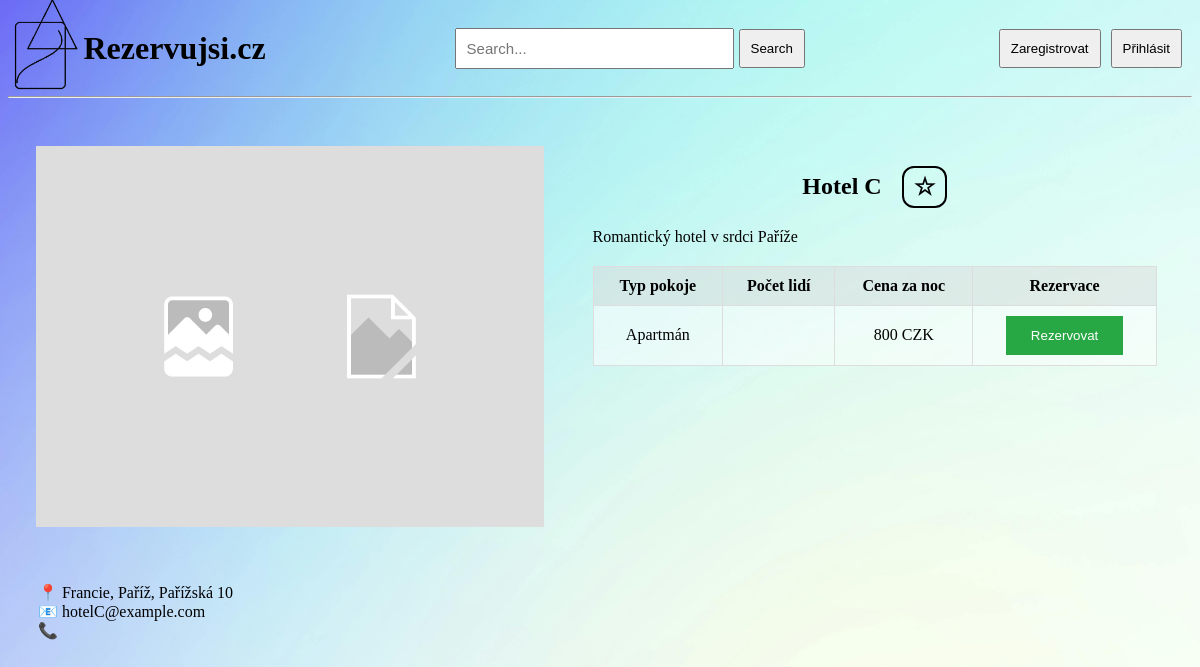
Page /projekt_hotel.php?id=3 on the committed database.
### tables this page shows
CREATE TABLE IF NOT EXISTS `Hotel` (
  `idHotel` INT(11) NOT NULL AUTO_INCREMENT,
  `nazev_hotelu` VARCHAR(45) NOT NULL,
  `zeme` VARCHAR(45) NOT NULL,
  `mesto` VARCHAR(45) NOT NULL,
  `adresa` VARCHAR(45) NOT NULL,
  `hodnocení` INT NOT NULL,
  `popis` TEXT NOT NULL,
  `tel. cislo` VARCHAR(20) NOT NULL,
  `email` VARCHAR(45) NOT NULL,
  PRIMARY KEY (`idHotel`),
  UNIQUE INDEX `idHotel_UNIQUE` (`idHotel` ASC) VISIBLE);

CREATE TABLE IF NOT EXISTS `Pokoje` (
  `idPokoje` INT NOT NULL AUTO_INCREMENT,
  `typ_pokoje` VARCHAR(45) NOT NULL,
  `pocet_luzek` INT NOT NULL,
  `cena_za_noc` FLOAT NOT NULL,
  `Hotel_idHotel` INT(11) NOT NULL,
  PRIMARY KEY (`idPokoje`),
  INDEX `fk_Pokoje_Hotel1_idx` (`Hotel_idHotel` ASC) VISIBLE,
  CONSTRAINT `fk_Pokoje_Hotel1`
    FOREIGN KEY (`Hotel_idHotel`)
    REFERENCES `Hotel` (`idHotel`)
    ON DELETE NO ACTION
    ON UPDATE NO ACTION);

### projekt_hotel.php (the view, shortened to what this page needs)
<?php
$hotelId = isset($_GET['id']) ? (int)preg_replace('/[^0-9]/', '', $_GET['id']) : 0;
$pdo = getDbConnection();
$stmt = $pdo->prepare('SELECT * FROM Hotel WHERE idHotel = :id');
$stmt->execute(['id' => $hotelId]);
$hotel = $stmt->fetch(PDO::FETCH_ASSOC);
$stmtRooms = $pdo->prepare('SELECT * FROM Pokoje WHERE Hotel_idHotel = :hotelId');
$stmtRooms->execute(['hotelId' => $hotelId]);
$rooms = $stmtRooms->fetchAll(PDO::FETCH_ASSOC);
$nights = isset($_SESSION['nights']) ? $_SESSION['nights'] : 1;
?>
<!DOCTYPE html>
<html>
<head>
  <link rel="stylesheet" href="projekt_hotel.css">
  <link rel="stylesheet" href="header.css">
</head>
<body>
  <header>
    <a href="index.php" class="hyperlink">
      <div class="logo-container">
        <div class="logo">
          <img src="rezervuj.png" alt="logo" class="logo">
        </div>
        <h1 class="name">Rezervujsi.cz</h1>
      </div>
     </a>
     <form style="width: 30%;" class="search-bar-conteiner" method="GET" action="index.php" style="display: flex;">
        <input type="text" placeholder="Search..." class="search-bar" name="search" value="<?php echo isset($_GET['search']) ? $_GET['search'] : ''; ?>">
        <button type="submit" class="search-button">Search</button>
      </form>
    <div>
      <?php if(isset($_SESSION['loggedin']) && $_SESSION['loggedin'] === true): ?>
        <a href="logout.php"><button class="button"> Odhlásit se </button></a>
      <?php else: ?>
        <a href="projekt_login.php"><button class="button"> Přihlásit </button></a>
        <a href="projekt_register.php"><button class="button"> Zaregistrovat </button></a>
      <?php endif; ?>
    </div>
  </header>
      <hr>
    <div class="two-div-container">
        <div class="picture-container">
            <img src="placeholderimg.jpg" alt="obrázek hotelu" class="hotel-img">
        </div>
        <div class="text-container">
            <div class="hotel-name">
                <h2><?php echo $hotel["nazev_hotelu"]; ?></h2>
                <h2 class="hotel-rating"><?php echo $hotel["hodnoceni"]; ?>☆</h2>
             </div>
             <div class="popis">
               <?php echo $hotel["popis"]; ?>
             </div>
             <table class="rooms-table">
                <thead>
                    <tr>
                        <th>Typ pokoje</th>
                        <th>Počet lidí</th>
                        <th>Cena za noc</th>
                        <th>Rezervace</th>
                    </tr>
                </thead>
                <tbody>
                  <?php foreach ($rooms as $room): ?>
                    <tr>
                      <td><?php echo $room["typ_pokoje"]; ?></td>
                      <td><?php echo $room["pocet_lidi"]; ?></td>
                      <td><?php echo ($room["cena_za_noc"] * $nights) . ' CZK'; ?></td>
                      <td><button class="reserve-btn" onclick="reserveRoom()">Rezervovat</button></td>
                    </tr>
                  <?php endforeach; ?>
                </tbody>
            </table>
        </div>
    </div>
    <div class="under-img">
      <p>
        📍   <?php echo $hotel["zeme"]; ?>, <?php echo $hotel["mesto"]; ?>, <?php echo $hotel["adresa"]; ?><br>
        📧   <?php echo $hotel["email"]; ?><br>
        📞   <?php echo $hotel["tel_cislo"]; ?>
      </p>
    </div>
</body>
</html>

### projekt_hotel.css (style rules this page uses)
body { background-image: url('background.jpeg'); background-size: cover; background-repeat: no-repeat; background-position: center; }
.picture-container { align-items: center; justify-content: center; width: 50%; display: flex; }
.hotel-img { margin: 40px; width: 90%; }
.hotel-rating { margin-left: 20px; border-width: 2px; border-style: solid; border-radius: 12px; padding: 5px; padding-left: 10px; padding-right: 10px; }
.two-div-container { display: flex; flex-direction: row; }
.text-container { width: 50%; display: flex; flex-direction: column; margin: 20px; margin-right: 35px; }
.text-container h2 { height: fit-content; width: fit-content; }
.hotel-name { width: 100%; height: fit-content; display: flex; flex-direction: row; align-items: center; justify-content: center; margin-top: 20px; }
.popis { width: 100%; }
.reserve-btn { background-color: #28a745; color: #fff; padding: 12px 25px; border: none; text-align: center; }
.rooms-table { width: 100%; border-collapse: collapse; margin-top: 20px; }
.rooms-table th, .rooms-table td { border: 1px solid #ddd; background-color: rgba(255, 255, 255, 0.5); padding: 10px; text-align: left; text-align: center; align-items: center; }
.rooms-table th { background-color: rgba(220, 220, 220, 0.5); }
button { cursor: pointer; }
.under-img { width: 50%; float: left; margin: 30px; margin-top: 0; }
.hyperlink { color: black; text-decoration: none; }

### header.css (style rules this page uses)
header { display: flex; justify-content: space-between; align-items: center; position: sticky; height: 10vh; }
.logo-container { display: flex; align-items: center; }
.name { font-family: 'Century Gothic'; width: 20%; text-align: center; margin: 0; color: inherit; text-decoration: none; }
.logo img { height: 100px; width: auto; }
.button { float: right; padding: 10px; margin: 10px; margin-left: auto; height: fit-content; align-items: center; }
.search-bar { align-content: center; align-items: center; padding: 10px; width: 100%; font-size: 15px; }
.search-button { padding: 10px; margin: 5px; align-items: center; }
.search-bar-conteiner { display: flex; align-items: center; }
button { cursor: pointer; }
.hyperlink { color: black; text-decoration: none; }

### rows in the picture
hotel: nazev_hotelu "Hotel C", popis "Romantický hotel v srdci Paříže", zeme "Francie", mesto "Paříž", adresa "Pařížská 10", email "hotelC@example.com"
pokoje: typ_pokoje "Apartmán", $room['cena_za_noc']*$nights "800"
